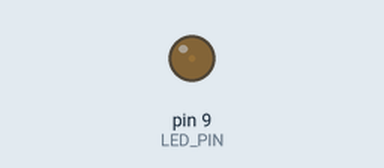
Simulated run of this sketch. Board: Arduino Uno, built with avr-gcc and run on an emulated ATmega328P. On the bench: output pins drawn as LEDs (lit = HIGH).

Above: at 0.05 s.
At 0.7 s:
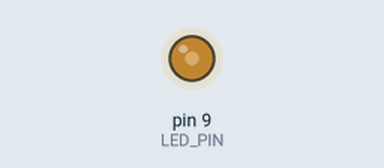
At 1.4 s:
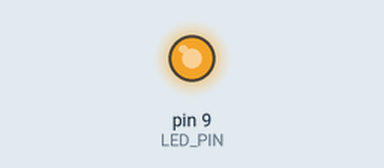
At 2.75 s:
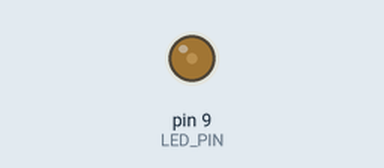
Timing chart, 0 to 7.0 s (numbered marks = the images above):
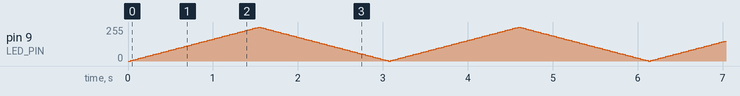

The sketch:

analog-output.ino
```cpp
/*
 * Analog Output
 *
 * Pin 9 ~: ---[1K]--|>|---(GND)
 *
 * see: https://www.arduino.cc/en/Tutorial/BuiltInExamples/Fading
 */

const int LED_PIN = 9;

void setup()
{
}

void loop()
{
  for(int i=0; i<255; i +=5)
  {
    analogWrite(LED_PIN, i);
    delay(30);
  }

  for(int i=255; i>0; i-=5)
  {
    analogWrite(LED_PIN, i);
    delay(30);
  }

}
```
